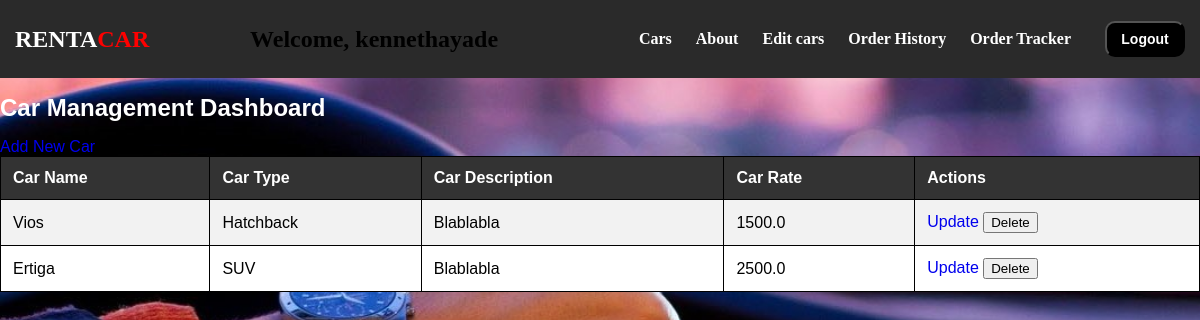
Page /carman.html (signed in) on the earlier database version.
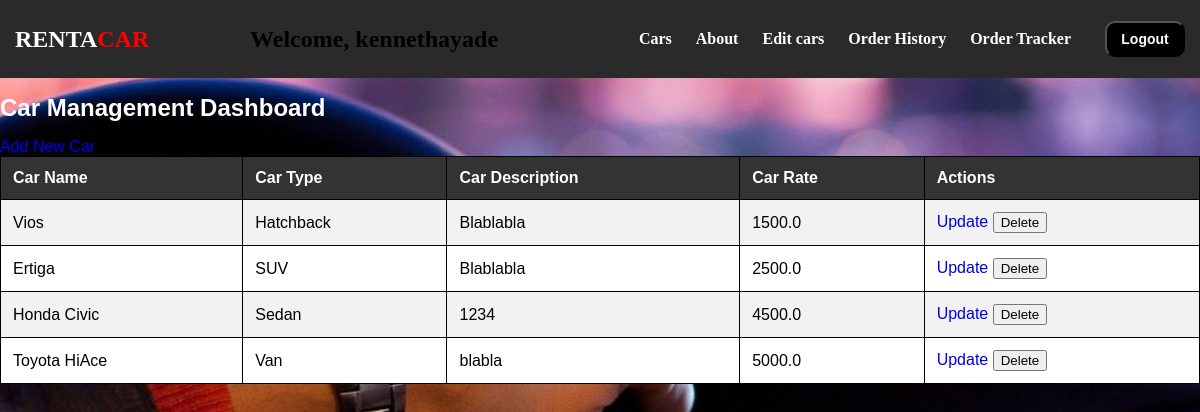
Same page on the later database version.
### rentacar/models.py (models this page shows, shortened)
class Car(models.Model):
    CarID = models.AutoField(primary_key=True)
    carName = models.CharField(max_length=255)
    carType = models.CharField(max_length=100)
    carDescription = models.TextField()
    carRate = models.FloatField()
    carPic = models.ImageField(upload_to='car_pics/', blank=True, null=True)
    status = models.IntegerField(default=0)
    availability = models.IntegerField(default=0)

### rentacar/views.py (the view)
# urls.py: path('carman.html', views.car_management, name='car_management'),
def car_management(request):
    user_is_admin = request.user.is_staff
    cars = Car.objects.all()
    context = {
        "user_is_admin": user_is_admin,
        "cars": cars,  # Add the 'cars' context variable
    }
    return render(request, "RentACar/carman.html", context)

### rentacar/templates/RentACar/carman.html (shortened to what this page needs)
<!DOCTYPE html>
{% load static %}
<html>
<head>
    <link rel="stylesheet" type="text/css" href="{% static 'RentACar/css/car_list.css' %}">
</head>
<body>
    <header>
        <nav class="navbar">
            <div class="navdiv">
                <div class="brand"><a href="{% url 'home' %}"><h1><span class="white-text">RENTA</span><span class="red-text">CAR</span></h1></a></div>
                <div class="centered-text" style="text-align: left;">
                    {% if user.is_authenticated %}
                    <h2>Welcome, {{ user.username }}</h2>
                    {% endif %}
                    </div>
                <ul>
                    <li><a href="{% url 'cars' %}">Cars</a></li>
                    <li><a href="{% url 'about' %}">About</a></li>
                    {% if user_is_admin %}
                    <li><a href="{% url 'car_management' %}">Edit cars</a></li>
                    {% endif %}
                    {% if user.is_authenticated %}
                    <li><a href="{% url 'order_list' %}">Order History</a></li>
                    <li><a href="{% url 'order_tracker' %}">Order Tracker</a></li>
                    <button><a href="{% url 'logout' %}">Logout</a></button>
                    {% else %}
                    <button><a href="{% url 'login' %}">Login</a></button>
                    {% endif %}
                </ul>
            </nav>
    </header>
    <h1>Car Management Dashboard</h1>
    {% if user_is_admin %}
    <a href="{% url 'add_car' %}">Add New Car</a>
    <table>
        <tr>
            <th>Car Name</th>
            <th>Car Type</th>
            <th>Car Description</th>
            <th>Car Rate</th>
            <th>Actions</th>
        </tr>
        {% for car in cars %}
        <tr>
            <td>{{ car.carName }}</td>
            <td>{{ car.carType }}</td>
            <td style="text-align: justify;">{{ car.carDescription }}</td>
            <td>{{ car.carRate }}</td>
            <td>
                <a href="{% url 'update_car' car.CarID %}">Update</a>
                <form action="{% url 'delete_car' car.CarID %}" method="post" style="display: inline;">
                    <button type="submit" class="delete-button" onclick="return confirmDelete();">Delete</button>
                </form>
            </td>
        </tr>
        {% endfor %}
    </table>
    {% else %}
    <p>You don't have permission to manage cars.</p>
    {% endif %}
</body>
</html>

Differences in the rows shown:
added Car: carName "Honda Civic", carType "Sedan", carDescription "1234", carRate "4500.0"
added Car: carName "Toyota HiAce", carType "Van", carDescription "blabla", carRate "5000.0"
